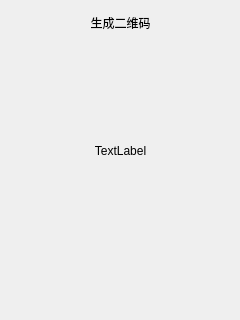
<?xml version="1.0" encoding="UTF-8"?>
<ui version="4.0">
 <class>DialogQRCodeTest</class>
 <widget class="QDialog" name="DialogQRCodeTest">
  <property name="geometry">
   <rect>
    <x>0</x>
    <y>0</y>
    <width>240</width>
    <height>320</height>
   </rect>
  </property>
  <property name="windowTitle">
   <string>Dialog</string>
  </property>
  <widget class="QWidget" name="horizontalLayoutWidget">
   <property name="geometry">
    <rect>
     <x>10</x>
     <y>10</y>
     <width>221</width>
     <height>25</height>
    </rect>
   </property>
   <layout class="QHBoxLayout" name="horizontalLayout">
    <item>
     <widget class="QLabel" name="label">
      <property name="text">
       <string>生成二维码</string>
      </property>
      <property name="alignment">
       <set>Qt::AlignCenter</set>
      </property>
     </widget>
    </item>
   </layout>
  </widget>
  <widget class="QWidget" name="horizontalLayoutWidget_2">
   <property name="geometry">
    <rect>
     <x>10</x>
     <y>50</y>
     <width>221</width>
     <height>202</height>
    </rect>
   </property>
   <layout class="QHBoxLayout" name="horizontalLayout_2">
    <item>
     <widget class="QLabel" name="label_QRCode">
      <property name="minimumSize">
       <size>
        <width>200</width>
        <height>200</height>
       </size>
      </property>
      <property name="text">
       <string>TextLabel</string>
      </property>
      <property name="alignment">
       <set>Qt::AlignCenter</set>
      </property>
     </widget>
    </item>
   </layout>
  </widget>
 </widget>
 <resources/>
 <connections/>
</ui>
